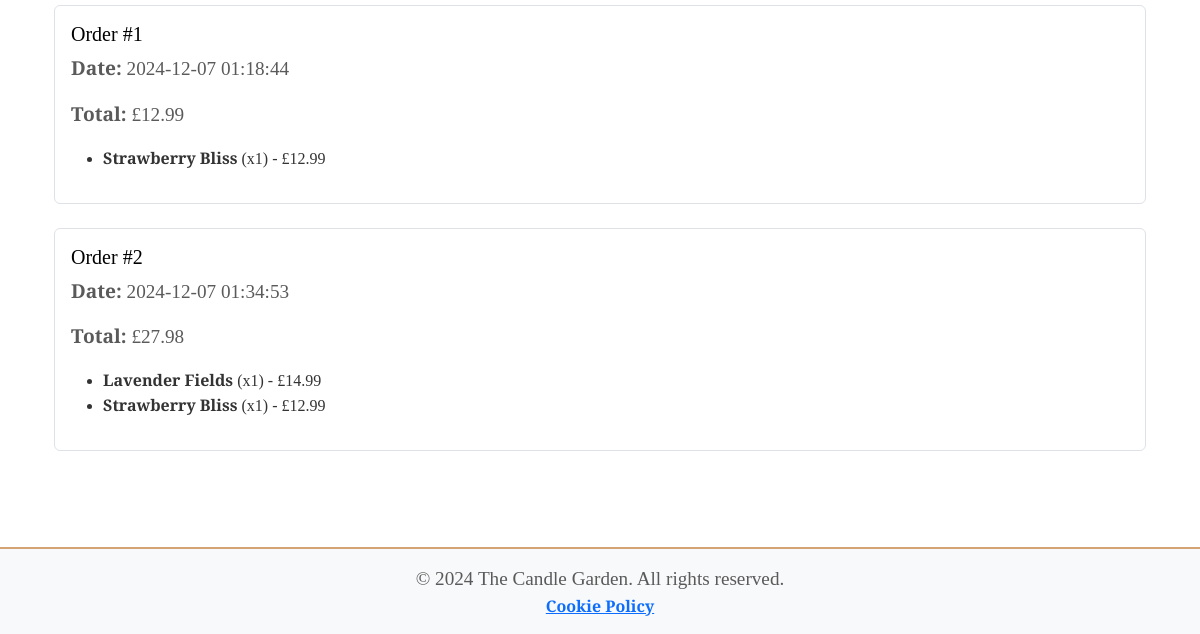
Page /account (signed in, lower part) on the earlier database version.
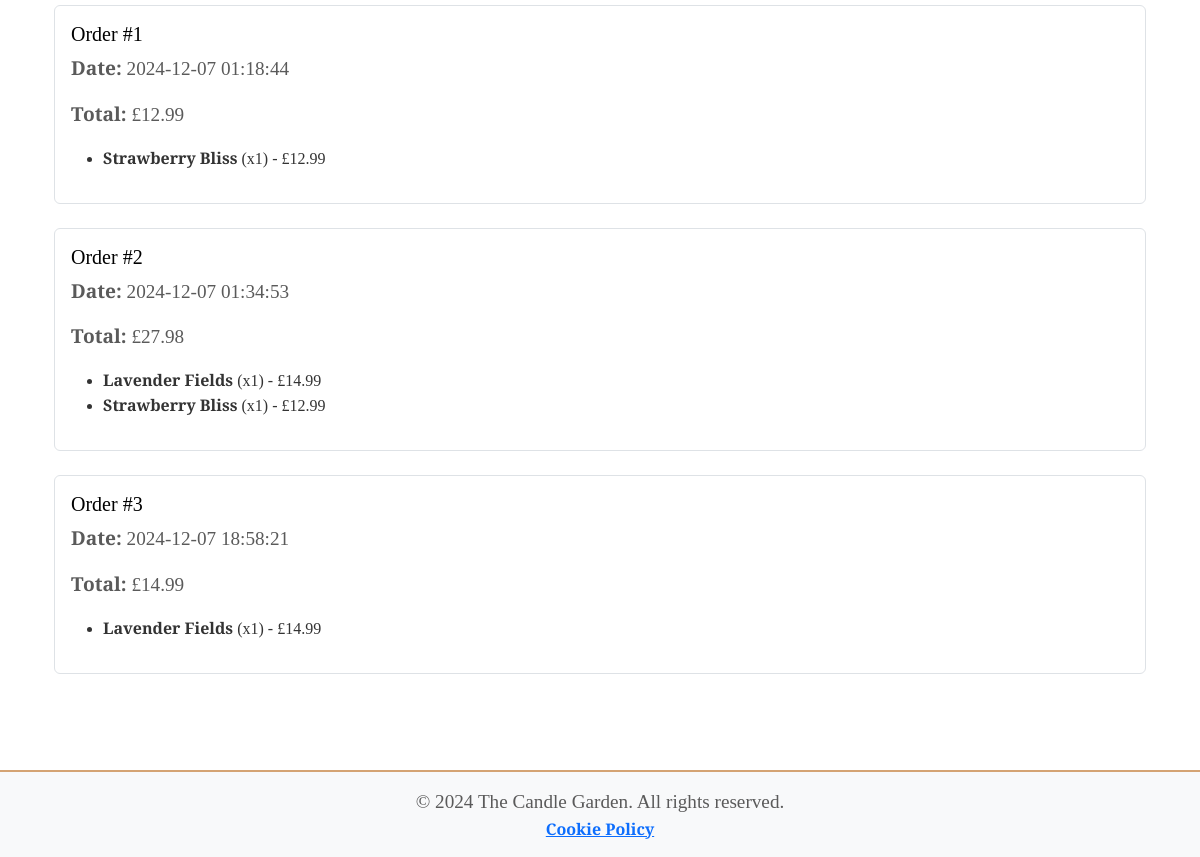
Same page on the later database version.
### app/models.py (models this page shows, shortened)
class Order(db.Model):
    id = db.Column(db.Integer, primary_key=True)
    user_id = db.Column(db.Integer, db.ForeignKey('user.id'), nullable=False)
    order_date = db.Column(db.DateTime, nullable=False, default=db.func.current_timestamp())
    total_price = db.Column(db.Float, nullable=False, default=0.0)
    delivery_address_id = db.Column(db.Integer, db.ForeignKey('address.id'), nullable=False)
    user = db.relationship('User', back_populates='orders')
    items = db.relationship('OrderItem', back_populates='order', cascade='all, delete-orphan')
    delivery_address = db.relationship('Address')

class OrderItem(db.Model):
    id = db.Column(db.Integer, primary_key=True)
    order_id = db.Column(db.Integer, db.ForeignKey('order.id'), nullable=False)
    candle_id = db.Column(db.Integer, db.ForeignKey('candle.id'), nullable=False)
    quantity = db.Column(db.Integer, nullable=False, default=1)
    candle = db.relationship('Candle')
    order = db.relationship('Order', back_populates='items')

class Candle(db.Model):
    id = db.Column(db.Integer, primary_key=True)
    name = db.Column(db.String(100), nullable=False, unique=True)
    description = db.Column(db.Text, nullable=True)
    price = db.Column(db.Float, nullable=False)
    stock = db.Column(db.Integer, nullable=False, default=0)
    image_filename = db.Column(db.String(255), nullable=True)
    categories = db.relationship('Category', secondary=candle_category, back_populates='candles')
    baskets = db.relationship('Basket', secondary=basket_candle, back_populates='candles')
    orders = db.relationship('OrderItem', back_populates='candle')

### app/views.py (the view, shortened to what this page needs)
@app.route('/account', methods=['GET', 'POST'])
def account():
    form = DeleteAccountForm()
    address_form = AddressForm()
    return render_template('account.html', form=form, address_form=address_form)

### app/__init__.py (called while the page is built)
@login_manager.user_loader
def load_user(user_id):
    from app.models import User
    return User.query.get(int(user_id))

### app/views.py (called while the page is built)
@app.context_processor
def inject_categories():
    categories = Category.query.all()
    return dict(categories=categories)

### app/templates/account.html (shortened to what this page needs)
{% extends "base.html" %}
{% block content %}
<div class="container py-5">
    {% if current_user.is_authenticated %}
    <div class="mt-5">
        {% if current_user.orders %}
        <div class="order-history">
            {% for order in current_user.orders %}
            <div class="order mb-4 p-3 border rounded">
                <h5>Order #{{ order.id }}</h5>
                <p><strong>Date:</strong> {{ order.order_date.strftime('%Y-%m-%d %H:%M:%S') }}</p>
                <p><strong>Total:</strong> £{{ "%.2f"|format(order.total_price) }}</p>
                <ul>
                    {% for item in order.items %}
                    <li>
                        <strong>{{ item.candle.name }}</strong> (x{{ item.quantity }})
                        - £{{ "%.2f"|format(item.candle.price * item.quantity) }}
                    </li>
                    {% endfor %}
                </ul>
            </div>
            {% endfor %}
        </div>
        {% else %}
        <p>No orders yet. Start shopping now!</p>
        {% endif %}
    </div>
    {% endif %}
</div>
{% endblock %}

Differences in the rows shown:
added Order: id "3", order_date "2024-12-07 18:58:21", total_price "14.99"
added OrderItem: candle.name "Lavender Fields", quantity "1", {{ "%.2f"|format(item.candle.price * item.quantity) }} "14.99", shown under "3"
